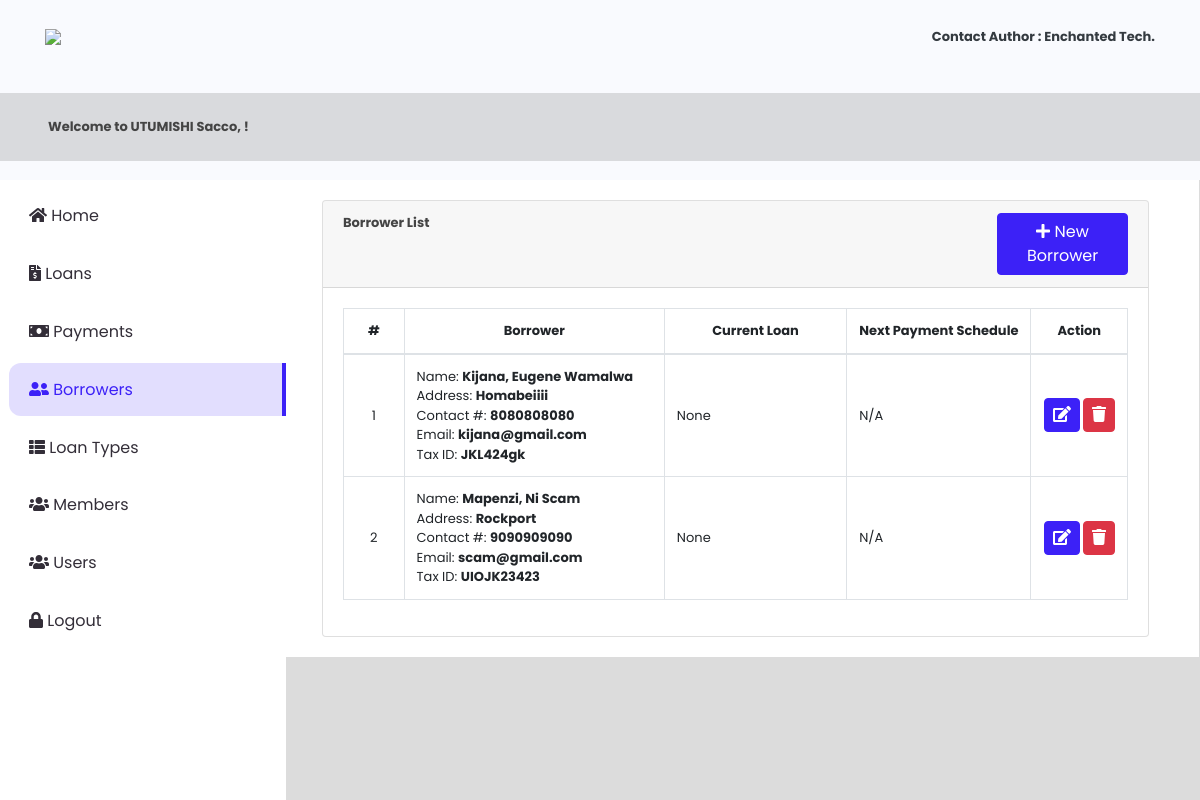
Before: /index.php?page=borrowers (signed in) with the older database file.
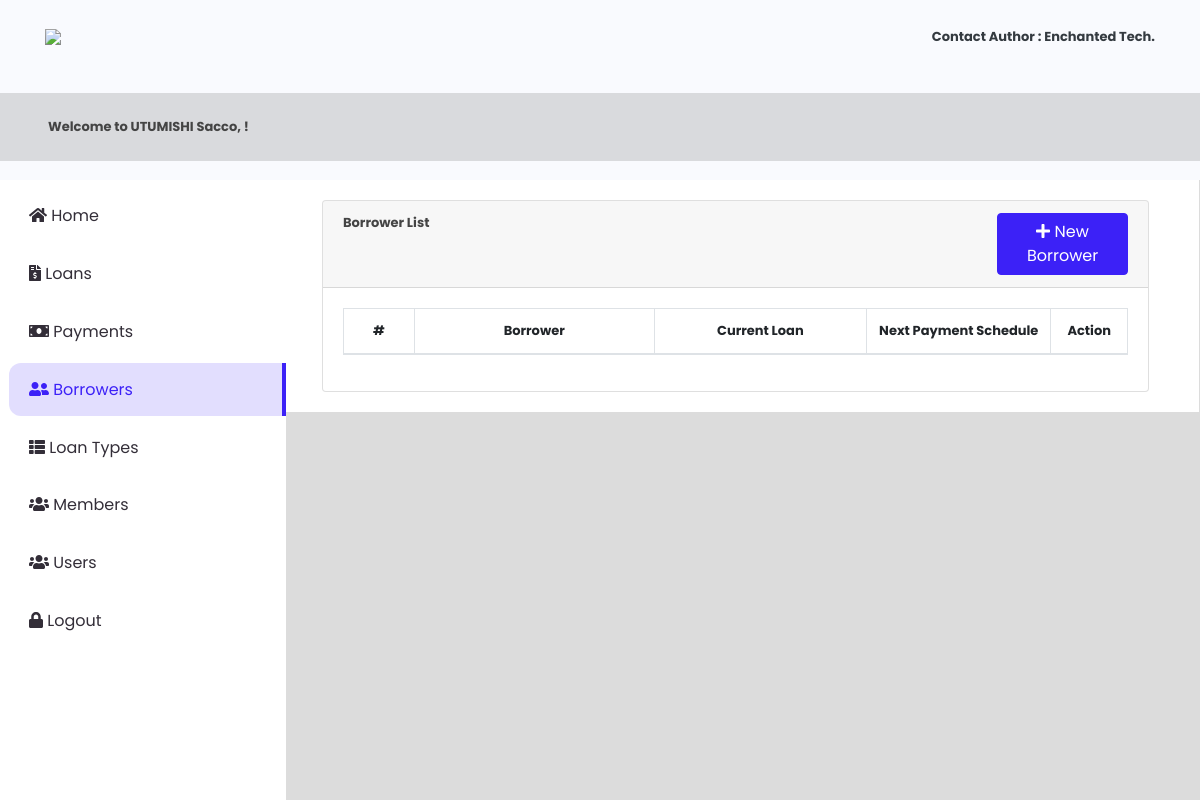
After: the same page with the newer database file.
### tables this page shows
CREATE TABLE `borrowers` (
  `id` int(30) NOT NULL,
  `firstname` varchar(100) NOT NULL,
  `middlename` varchar(100) NOT NULL,
  `lastname` varchar(100) NOT NULL,
  `contact_no` varchar(30) NOT NULL,
  `address` text NOT NULL,
  `email` varchar(50) NOT NULL,
  `tax_id` varchar(50) NOT NULL,
  `member_id` int(30) DEFAULT NULL,
  `date_created` timestamp NOT NULL DEFAULT current_timestamp() ON UPDATE current_timestamp()
);

### borrowers.php (the view, shortened to what this page needs)
<?php include 'db_connect.php' ?>
<div class="container-fluid">
    <div class="col-lg-12">
        <div class="card">
            <div class="card-header">
                <large class="card-title">
                    <b>Borrower List</b>
                </large>
                <button class="btn btn-primary col-md-2 float-right" type="button" id="new_borrower"><i class="fa fa-plus"></i> New Borrower</button>
            </div>
            <div class="card-body">
                <table class="table table-bordered" id="borrower-list">
                    <colgroup>
                        <col width="10%">
                        <col width="35%">
                        <col width="30%">
                        <col width="15%">
                        <col width="10%">
                    </colgroup>
                    <thead>
                        <tr>
                            <th class="text-center">#</th>
                            <th class="text-center">Borrower</th>
                            <th class="text-center">Current Loan</th>
                            <th class="text-center">Next Payment Schedule</th>
                            <th class="text-center">Action</th>
                        </tr>
                    </thead>
                    <tbody>
                        <?php
                        $i = 1;
                        $qry = $conn->query("SELECT * FROM borrowers order by id desc");
                        while($row = $qry->fetch_assoc()):
                        ?>
                        <tr>
                            <td class="text-center"><?php echo $i++ ?></td>
                            <td>
                                <p>Name: <b><?php echo ucwords($row['lastname'].", ".$row['firstname'].' '.$row['middlename']) ?></b></p>
                                <p>Address: <b><?php echo $row['address'] ?></b></p>
                                <p>Contact #: <b><?php echo $row['contact_no'] ?></b></p>
                                <p>Email: <b><?php echo $row['email'] ?></b></p>
                                <p>Tax ID: <b><?php echo $row['tax_id'] ?></b></p>
                            </td>
                            <td class="">None</td>
                            <td class="">N/A</td>
                            <td class="text-center">
                                <button class="btn btn-primary edit_borrower" type="button" data-id="<?php echo $row['id'] ?>"><i class="fa fa-edit"></i></button>
                                <button class="btn btn-danger delete_borrower" type="button" data-id="<?php echo $row['id'] ?>"><i class="fa fa-trash"></i></button>
                            </td>
                        </tr>
                        <?php endwhile; ?>
                    </tbody>
                </table>
            </div>
        </div>
    </div>
</div>

### index.php (shortened to what this page needs)
<!DOCTYPE html>
<html lang="en">
<head>
  <?php
  include('./header.php');
  ?>
</head>
<body>
  <?php include 'topbar.php' ?>
  <?php include 'navbar.php' ?>
  <main id="view-panel">
    <?php $page = isset($_GET['page']) ? $_GET['page'] : 'home'; ?>
    <?php include $page . '.php' ?>
  </main>
</body>
</html>

### header.php (shortened to what this page needs)
  <link rel="stylesheet" href="assets/font-awesome/css/all.min.css">
<link href="assets/vendor/bootstrap/css/bootstrap.min.css" rel="stylesheet">
<link href="assets/vendor/icofont/icofont.min.css" rel="stylesheet">
<link href="assets/vendor/boxicons/css/boxicons.min.css" rel="stylesheet">
<link href="assets/vendor/venobox/venobox.css" rel="stylesheet">
<link href="assets/vendor/animate.css/animate.min.css" rel="stylesheet">
<link href="assets/vendor/remixicon/remixicon.css" rel="stylesheet">
<link href="assets/vendor/owl.carousel/assets/owl.carousel.min.css" rel="stylesheet">
<link href="assets/vendor/bootstrap-datepicker/css/bootstrap-datepicker.min.css" rel="stylesheet">
<link href="assets/DataTables/datatables.min.css" rel="stylesheet">
<link href="assets/css/jquery.datetimepicker.min.css" rel="stylesheet">
<link href="assets/css/select2.min.css" rel="stylesheet">
<link href="assets/css/style.css" rel="stylesheet">
<link type="text/css" rel="stylesheet" href="assets/css/jquery-te-1.4.0.css">
<script src="https://cdn.tailwindcss.com"></script>

### topbar.php (shortened to what this page needs)
<nav class="navbar navbar-light fixed-top" style="padding:0; height: 180px">
	<div class="container-fluid mt-2 mb-2">
		<div class="col-lg-12 d-flex align-items-center justify-content-between">
			<div class="col-md-2 float-left" style="display: flex;">
				<div class="logo">
					<img src="assets/img/logo.png" width="320px">
				</div>
			</div>
			<div class="col-md-6 text-right text-dark">
				<strong><a href="https://www.enchanted-tech.com/" target="a_blank" class="text-dark">Contact Author : Enchanted Tech.</a></strong>
			</div>
		</div>
	</div>
	<div class="flex flex-row justify-between px-12 py-4 w-full bg-[#80808045]">
		<div class="flex justify-item-start">
			<strong>
				<p>Welcome to UTUMISHI Sacco, <?php echo $user['name'] ?>!</p>
			</strong>
		</div>
	</div>
</nav>

### navbar.php (shortened to what this page needs)
<nav id="sidebar" class='mx-lt-5 bg-white' >
		<div class="sidebar-list">
				<a href="index.php?page=home" class="nav-item nav-home"><span class='icon-field'><i class="fa fa-home"></i></span> Home</a>
				<a href="index.php?page=loans" class="nav-item nav-loans"><span class='icon-field'><i class="fa fa-file-invoice-dollar"></i></span> Loans</a>
				<a href="index.php?page=payments" class="nav-item nav-payments"><span class='icon-field'><i class="fa fa-money-bill"></i></span> Payments</a>
				<a href="index.php?page=borrowers" class="nav-item nav-borrowers"><span class='icon-field'><i class="fa fa-user-friends"></i></span> Borrowers</a>
				<a href="index.php?page=loan_type" class="nav-item nav-loan_type"><span class='icon-field'><i class="fa fa-th-list"></i></span> Loan Types</a>
				<a href="index.php?page=members" class="nav-item nav-members"><span class='icon-field'><i class="fa fa-users"></i></span> Members</a>
				<?php if($_SESSION['login_type'] == 1): ?>
				<a href="index.php?page=users" class="nav-item nav-users"><span class='icon-field'><i class="fa fa-users"></i></span> Users</a>
				<?php endif; ?>
			<a href="ajax.php?action=logout" class="nav-item nav-logout"><span class='icon-field'><i class="fa fa-lock"></i></span> Logout</a>
		</div>
</nav>

### assets/css/style.css (style rules this page uses)
body { font-family: "Poppins", sans-serif; color: #444444; width: 100%; height: calc(100%); font-size: .813rem; background-color: #f9fafe; }
a { color: #1977cc; }
.navbar-light { background: #f9fafe; }
nav#sidebar { height: calc(100%); position: fixed; z-index: 99; left: 0px; width: 286px; font-size: 12px; top: 180px; padding: 10px 0 0 9px; }
a.nav-item { position: relative; display: block; padding: .90rem 1.25rem; margin-bottom: -1px; background-color: #ffffffc4; color: #332e38; font-size: 16px; margin-bottom: 5px; }
a.nav-item:hover, .nav-item.active { background-color: rgba(60, 33, 247, 0.15); border-radius: 12px 0 0 12px; border-right: 4px solid #3c21f7; color: #3c21f7; }
main#view-panel { margin-left: 272px; width: calc(100% - 273px); margin-top: 180px; padding: 20px; background-color: white; }
.align-items-center { align-items: center !important; }
.btn-primary { color: #fff; background-color: #3c21f7; border-color: #3c21f7; }
.table-bordered td, .table-bordered th { white-space: nowrap; }
.btn.edit_course, .btn.delete_course, .btn.view_payment, .btn.edit_fees, .btn.delete_fees, .btn.edit_student, .btn.delete_student, .btn.edit_payment, .btn.delete_payment, .btn.delete_loan, .btn.edit_loan, .btn.delete_plan, .btn.edit_plan, .btn.delete_borrower, .btn.edit_borrower, .btn.edit_ltype, .btn.delete_ltype { padding: 4px 8px; }

### index.php (style rules this page uses)
body { background: #80808045; }

### topbar.php (style rules this page uses)
.logo { margin: auto; font-size: 35px; }

### borrowers.php (style rules this page uses)
td p { margin:unset; }
td { vertical-align: middle !important; }

Changed rows visible on the page:
removed borrowers: lastname+firstname+middlename "Kijana, Eugene Wamalwa", address "Homabeiiii", contact_no "8080808080", email "kijana@gmail.com", tax "JKL424gk"
removed borrowers: lastname+firstname+middlename "Mapenzi, Ni Scam", address "Rockport", contact_no "9090909090", email "scam@gmail.com", tax "UIOJK23423"
